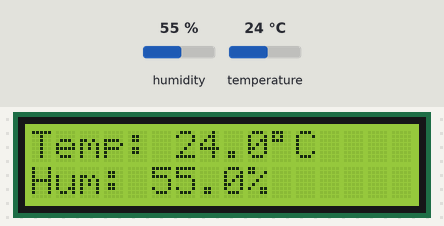
A sketch run on a simulated Arduino Uno, built with avr-gcc and run on an emulated ATmega328P. On the bench: 16×2 character LCD. Inputs (shaded band) come from the test bench; at power-on: humidity 55 %, temperature 24 °C. What the sketch prints to the serial monitor is not drawn.

Above: at 3.2 s.
3.3 s: humidity set to 22 %
At 7.5 s:
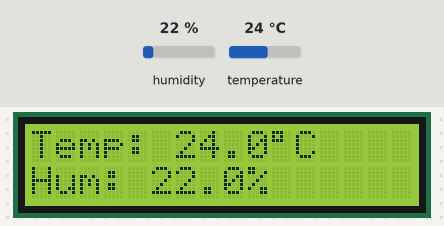
8.1 s: temperature set to 12 °C
At 10.6 s:
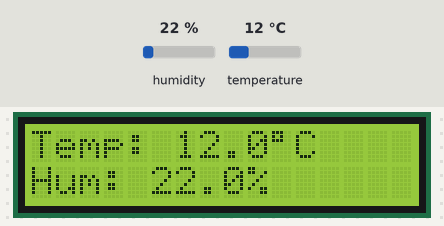
12.9 s: humidity set to 40 %
At 14.9 s:
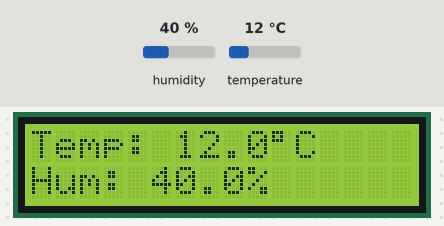
17.7 s: temperature set to 19 °C
At 19.2 s:
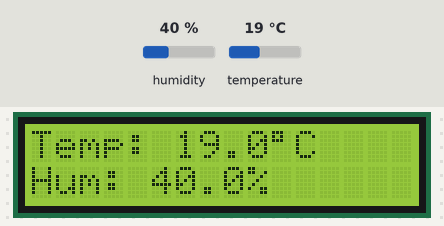
Timing chart, 0 to 20.7 s (numbered marks = the images above; inputs shaded):
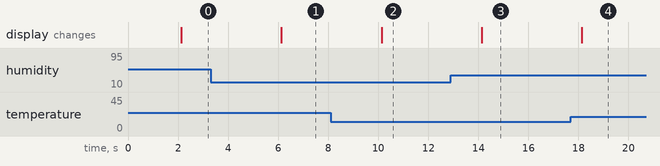

Measured:
- after the input at 3.3 s, the display: changes after 2.8 s (image 1)
- after the input at 8.1 s, the display: changes after 2.0 s (image 2)
- after the input at 12.9 s, the display: changes after 1.2 s (image 3)
- after the input at 17.7 s, the display: changes after 0.44 s (image 4)

The sketch:

sketch.ino
```cpp
#include <Wire.h>
#include <LiquidCrystal_I2C.h>
#include <DHT.h>

#define DHTPIN 2
#define DHTTYPE DHT22

LiquidCrystal_I2C lcd(0x27 , 16 , 2);
DHT dht(DHTPIN , DHTTYPE);

unsigned long lastMeasureTime = 0;
unsigned long measureInterval = 2000;

void setup() {
  Serial.begin(9600);
  dht.begin();

  lcd.init();
  lcd.backlight();

  lcd.setCursor(0,0);
  lcd.print(" Meteo Station");
  lcd.setCursor(0,1);
  lcd.print("Initializing...");
  delay(2000);
  lcd.clear();

}

void loop() {
  unsigned long currentTime = millis();
  if(currentTime - lastMeasureTime > measureInterval){
    lastMeasureTime = currentTime;

    float humidity = dht.readHumidity();
    float temperature = dht.readTemperature();

    if(isnan(humidity) || isnan(temperature)){
      Serial.println("{\"error\": \"Could not read  DHT22\"}");
      lcd.clear();
      lcd.setCursor(0 ,0);
      lcd.print("Sensor Fail!");
      return;
    }
    Serial.print("{\"temp\": ");
    Serial.print(temperature,1);
    Serial.print(", \"hum\": ");
    Serial.print(humidity, 1);
    Serial.println("}");

    lcd.clear();
    lcd.setCursor(0,0);
    lcd.print("Temp: ");
    lcd.print(temperature,1);
    lcd.print((char)223);
    lcd.print("C");


    lcd.setCursor(0,1);
    lcd.print("Hum: ");
    lcd.print(humidity , 1);
    lcd.print("%");

  }

}
```
